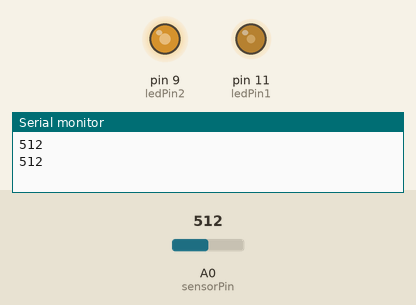
This sketch was run on a simulated Arduino Uno, built with avr-gcc and run on an emulated ATmega328P. Parts: output pins drawn as LEDs (lit = HIGH), the last lines printed to the serial monitor. The inputs (shaded band) are chosen by the test bench; at power-on: A0 (sensorPin) = 512.

Above: at 3.3 s.
3.4 s: A0 (sensorPin) set to 716
At 4.7 s:
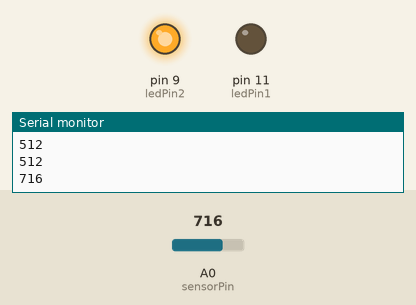
6.9 s: A0 (sensorPin) set to 511
At 7.08 s:
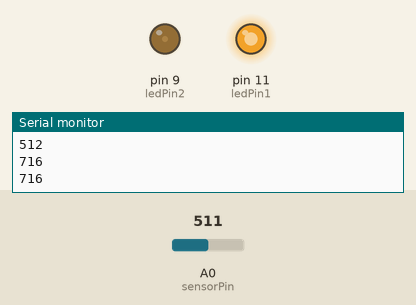
10.4 s: A0 (sensorPin) set to 0
At 11.09 s:
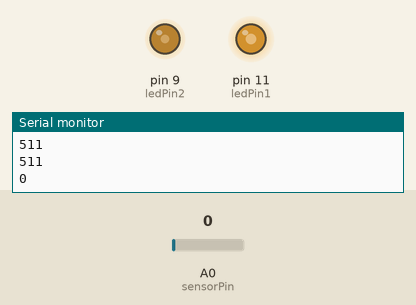
15.7 s: A0 (sensorPin) set to 265
Timing chart, 0 to 20.2 s (numbered marks = the images above; inputs shaded):
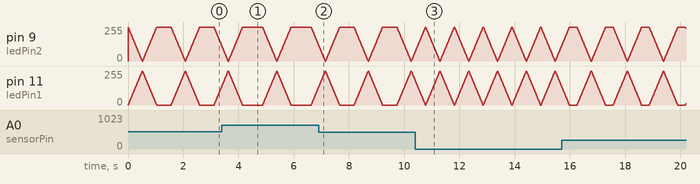

The sketch:

pmwpotensiometer.ino
```cpp
int sensorPin = A0;
int ledPin1 = 11;
int ledPin2 = 9;
int sensorValue = 0;

void setup() {
  pinMode(ledPin1, OUTPUT);
  pinMode(ledPin2, OUTPUT);
  Serial.begin(9600);
}

void loop() {
  for(int fadeValue=0;fadeValue<=255;fadeValue+= 5){
    analogWrite(ledPin1, fadeValue);
    analogWrite(ledPin2, (255-fadeValue));
    delay(10);
  }

    for(int fadeValue=255;fadeValue>=0;fadeValue-= 5){
    analogWrite(ledPin1, fadeValue);
    analogWrite(ledPin2, (255-fadeValue));
    delay(10);
  }
  sensorValue = analogRead(sensorPin);
  Serial.println(sensorValue);
  delay(sensorValue);

}
```
